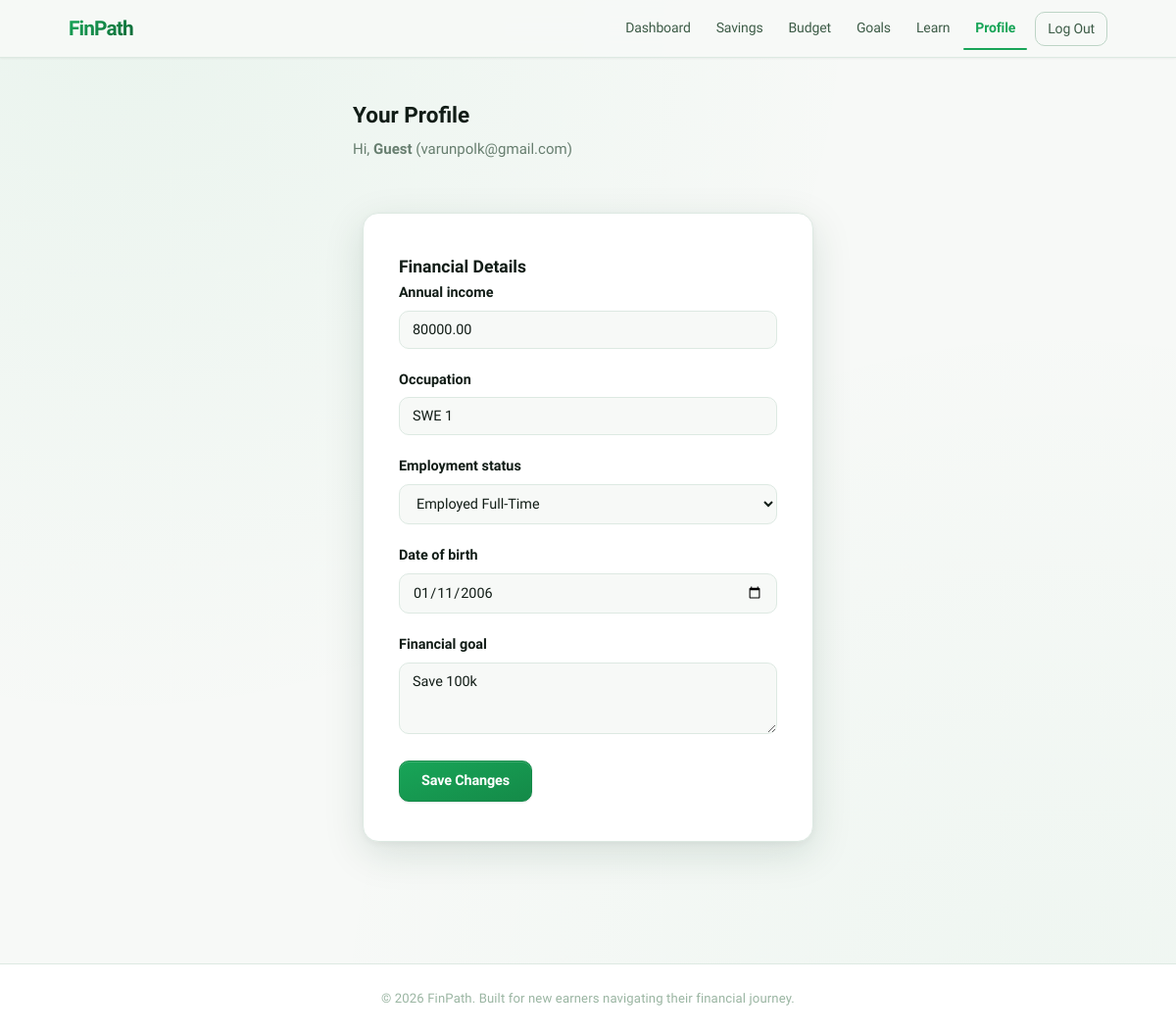
Page /accounts/profile/ (signed in) on the committed database.
### accounts/models.py (models this page shows, shortened)
class UserProfile(models.Model):
    EMPLOYMENT_CHOICES = [
        ('student', 'Student'),
        ('intern', 'Intern'),
        ('employed_full', 'Employed Full-Time'),
        ('employed_part', 'Employed Part-Time'),
        ('freelance', 'Freelancer / Self-Employed'),
        ('unemployed', 'Unemployed'),
        ('other', 'Other'),
    ]
    user = models.OneToOneField(User, on_delete=models.CASCADE, related_name='profile')
    annual_income = models.DecimalField(max_digits=12, decimal_places=2, null=True, blank=True)
    occupation = models.CharField(max_length=120, blank=True)
    employment_status = models.CharField(max_length=20, choices=EMPLOYMENT_CHOICES, blank=True)
    date_of_birth = models.DateField(null=True, blank=True)
    financial_goal = models.TextField(blank=True)
    login_streak = models.PositiveIntegerField(default=0)
    last_visit_date = models.DateField(null=True, blank=True)

### accounts/views.py (the view)
# urls.py: path('profile/', views.profile_view, name='profile'),
@login_required
def profile_view(request):
    profile = request.user.profile
    if request.method == 'POST':
        form = UserProfileForm(request.POST, instance=profile)
        if form.is_valid():
            form.save()
            messages.success(request, 'Profile updated successfully!')
            return redirect('profile')
    else:
        form = UserProfileForm(instance=profile)
    return render(request, 'accounts/profile.html', {'form': form})

### accounts/forms.py
class UserProfileForm(forms.ModelForm):
    class Meta:
        model = UserProfile
        fields = ('annual_income', 'occupation', 'employment_status', 'date_of_birth', 'financial_goal')
        widgets = {
            'annual_income': forms.NumberInput(attrs={'class': 'form-input', 'placeholder': 'e.g. 50000'}),
            'occupation': forms.TextInput(attrs={'class': 'form-input', 'placeholder': 'e.g. Software Intern'}),
            'employment_status': forms.Select(attrs={'class': 'form-input'}),
            'date_of_birth': forms.DateInput(attrs={'class': 'form-input', 'type': 'date'}),
            'financial_goal': forms.Textarea(attrs={'class': 'form-input', 'rows': 3, 'placeholder': 'What are your financial goals?'}),
        }

### templates/accounts/profile.html (shortened to what this page needs)
{% extends 'base.html' %}
{% block content %}
<div class="container">
    <div class="profile-header">
        <h2>Your Profile</h2>
        <p>Hi, <strong>{{ user.username }}</strong> ({{ user.email }})</p>
    </div>
    <div class="form-card">
        <h3>Financial Details</h3>
        <form method="post" novalidate>
            {% for field in form %}
            <div class="form-group">
                <label for="{{ field.id_for_label }}">{{ field.label }}</label>
                {{ field }}
            </div>
            {% endfor %}
            <button type="submit" class="btn btn-primary">Save Changes</button>
        </form>
    </div>
</div>
{% endblock %}

### static/css/main.css (style rules this page uses)
*, *::before, *::after { margin: 0; padding: 0; box-sizing: border-box; }
:root { --primary: #18a558; --primary-dark: #148a48; --primary-deeper: #0f6b38; --primary-light: #c4f0d4; --primary-muted: #e8f8ee; --primary-glow: rgba(24, 165, 88, 0.16); --bg: #f7f9f7; --bg2: #eff4f0; --surface: #ffffff; --white: #ffffff; --text: #111c16; --text-mid: #3d5c47; --text-light: #677e6f; --text-xlight: #9ab5a2; --border: #dde9e2; --border-strong: #bdd4c6; --success: #18a558; --error: #e03131; --warning: #f59f00; --info: #1c7ed6; --radius: 16px; --radius-sm: 10px; --radius-xs: 6px; --shadow-xs: 0 1px 2px rgba(0,0,0,0.05); --shadow-sm: 0 1px 6px rgba(15, 60, 35, 0.07), 0 1px 2px rgba(0,0,0,0.04); --shadow-md: 0 4px 16px rgba(15, 60, 35, 0.10), 0 1px 4px rgba(0,0,0,0.04); --shadow-lg: 0 12px 40px rgba(15, 60, 35, 0.13), 0 2px 8px rgba(0,0,0,0.05); --shadow-xl: 0 24px 64px rgba(15, 60, 35, 0.16); --transition: 0.2s cubic-bezier(0.4, 0, 0.2, 1); --transition-slow: 0.35s cubic-bezier(0.4, 0, 0.2, 1); }
body { font-family: 'Plus Jakarta Sans', -apple-system, BlinkMacSystemFont, "Segoe UI", sans-serif; background: var(--bg); background-image: radial-gradient(ellipse at 10% 0%, rgba(24, 165, 88, 0.06) 0%, transparent 50%), radial-gradient(ellipse at 90% 100%, rgba(24, 165, 88, 0.04) 0%, transparent 50%); background-attachment: fixed; color: var(--text); line-height: 1.65; min-height: 100vh; display: flex; flex-direction: column; -webkit-font-smoothing: antialiased; -moz-osx-font-smoothing: grayscale; font-size: 15px; }
.container { max-width: 1100px; margin: 0 auto; padding: 0 20px; }
.btn { display: inline-flex; align-items: center; justify-content: center; font-family: inherit; font-weight: 600; text-align: center; border: 1.5px solid transparent; padding: 9px 22px; font-size: 0.9rem; border-radius: var(--radius-sm); cursor: pointer; transition: all var(--transition); line-height: 1.5; letter-spacing: -0.01em; white-space: nowrap; }
.btn-primary { background: linear-gradient(160deg, var(--primary) 0%, var(--primary-dark) 100%); color: var(--white); border-color: var(--primary-dark); box-shadow: 0 1px 2px rgba(0,0,0,0.1), inset 0 1px 0 rgba(255,255,255,0.15); }
.form-card { background: var(--surface); border-radius: var(--radius); max-width: 460px; margin: 52px auto; padding: 40px 36px; box-shadow: var(--shadow-lg); border: 1px solid var(--border); animation: fadeInUp 0.4s ease both; }
.form-group { margin-bottom: 20px; }
.form-group label { display: block; font-weight: 600; margin-bottom: 6px; font-size: 0.9rem; }
.form-input { width: 100%; padding: 10px 13px; border: 1.5px solid var(--border); border-radius: var(--radius-sm); font-size: 0.9rem; font-family: inherit; font-weight: 500; transition: border-color var(--transition), box-shadow var(--transition), background var(--transition); background: var(--bg); color: var(--text); }
textarea.form-input { resize: vertical; }
select.form-input { appearance: auto; }
.profile-header { max-width: 480px; margin: 40px auto 0; }
.profile-header h2 { margin-bottom: 4px; }
.profile-header p { color: var(--text-light); }

### rows in the picture
UserProfile: form "80000.00" "SWE 1" "Employed Full-Time" "01/11/2006" "Save 100k"

### other values in the picture
{{ user.username }} "Guest"
{{ user.email }} "varunpolk@gmail.com"
{{ field.label }} "Annual income" "Occupation" "Employment status" "Date of birth" "Financial goal"
